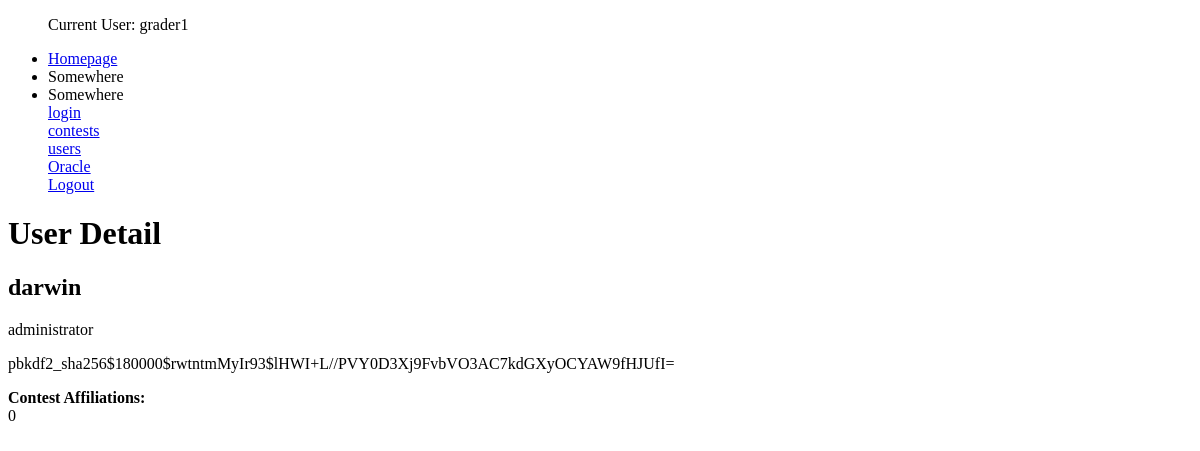
The page /users/1/ (signed in) on the database as committed earlier.
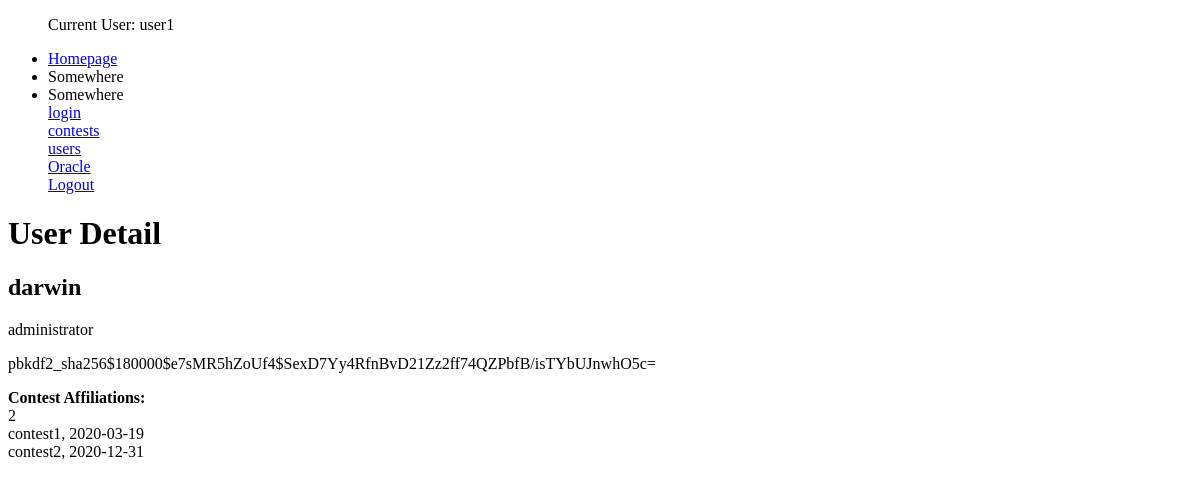
The same page on the database as committed later.
### users/models.py (models this page shows, shortened)
class CustomUser(AbstractBaseUser):
    userName        = models.CharField(max_length = 30, unique = True)
    userType        = models.CharField(max_length=20,
                                    choices = user_choices,
                                    default = user_choices[1])
    participatingIn  = models.ManyToManyField(Contest, blank = True)
    date_joined     = models.DateTimeField(blank = True, null = True)
    last_login      = models.DateTimeField(blank = True, null = True)
    admin        = models.BooleanField(default = False)
    active       = models.BooleanField(default = True)
    staff        = models.BooleanField(default = False)
    is_superuser    = models.BooleanField(default = False)
    USERNAME_FIELD = 'userName'
    REQUIRED_FIELDS = ['userType', 'password']
    objects = MyAccountManager()

### contests/models.py (models this page shows, shortened)
class Contest(models.Model):
    contestName             = models.CharField(max_length = 20, unique = True)
    contestDate             = models.DateField()
    contestants             = models.ManyToManyField('users.CustomUser', blank = True)
    contestHours            = models.PositiveSmallIntegerField(default = 2)
    contestMinutes          = models.PositiveSmallIntegerField(default = 0)
    contestDuration         = models.DurationField(default = datetime.timedelta(days = 0, seconds=7200))
    isRunning               = models.BooleanField(default = False)
    def __str__(self):
        return self.contestName + ", " + str(self.contestDate)

### users/views.py (the view)
# urls.py: path('<int:id>/', login_required(UserDetailView.as_view()), name = 'user-detail'),
class UserDetailView(DetailView):
    template_name = 'users/user_detail.html'
    queryset = CustomUser.objects.all()
    def get_object(self):
        id_ = self.kwargs.get("id")
        return get_object_or_404(CustomUser, id = id_)

### users/templates/users/user_detail.html
{% extends 'base.html' %}
{% block content %}
<h1>User Detail</h1>
<h2>{{ object.userName }}</h2>
<p>{{ object.userType }}</p>
<p> {{ object.password }} </p>
<p>
    <b>Contest Affiliations: </b> <br>
    {{ object.participatingIn.count }} <br>
    {% for instance in object.participatingIn.all %}
        {{ instance }} <br>
    {% endfor %}
</p>
{% endblock %}

### contest/templates/navbar.html
<nav>
    <div id = "menu">
        <ul>
            <div>
                <p>
                    {% if request.user.userName != None and request.user.userName != "" %}
                        Current User: {{ request.user.userName }}
                    {% else %}
                        Current User: No User Logged In
                    {% endif %}
                </p>
            </div>
            <li><a href="{% url 'account:account-view' %}"> Homepage</a></li>
            <li>Somewhere</li>
            <li>Somewhere</li>
            <a href="{% url 'login:login-page' %}"> login </a> </br>
            <a href="{% url 'contests:contest-list' %}"> contests </a> </br>
            <a href="{% url 'users:user-list' %}"> users </a> </br>
            <a href="{% url 'oracle:posts-list' %}"> Oracle </a> </br>
            <a href="{% url 'login:logout-page' %}"> Logout </a> </br>
        </ul>
    </div>
</nav>

Rows that differ between the two databases and show on the page:
changed CustomUser: user.userName "grader1" → "user1"
changed CustomUser "darwin": password "pbkdf2_sha256$180000$rwtntmMyIr93$lHWI+L//PVY0D3Xj9FvbVO3AC7kdGXyOCYAW9fHJUfI=" → "pbkdf2_sha256$180000$e7sMR5hZoUf4$SexD7Yy4RfnBvD21Zz2ff74QZPbfB/isTYbUJnwhO5c="; participatingIn.count "0" → "2"
now on this page (row edited): Contest: contestName+contestDate "contest1, 2020-03-19"
added Contest: contestName+contestDate "contest2, 2020-12-31"
